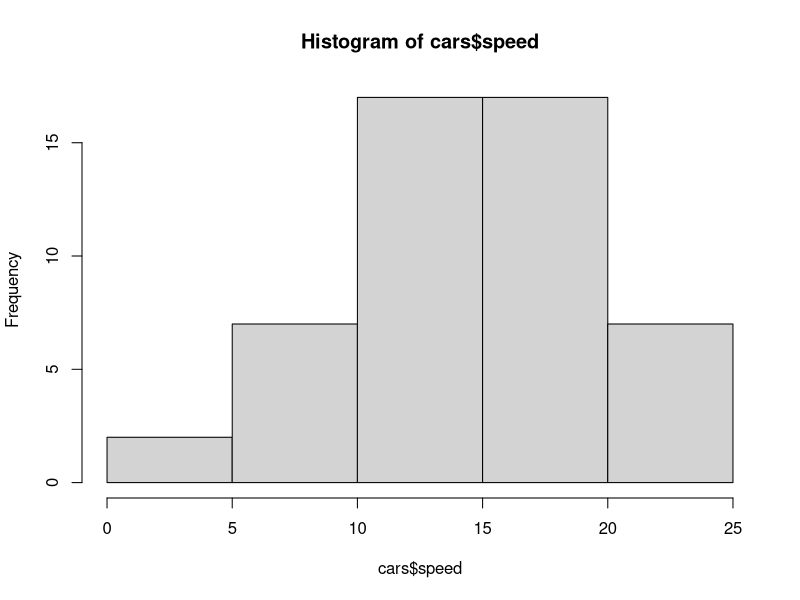

Generate this figure with R:
## ---- chunk 1
knitr::opts_chunk$set(echo = TRUE)
## ---- chunk 2
mean_value <- mean(cars$dist)
hist(cars$speed)

## ---- chunk 3
sophia <- 5
kort <- 5

basketball <- "very cool"
camping <- "very fun"


